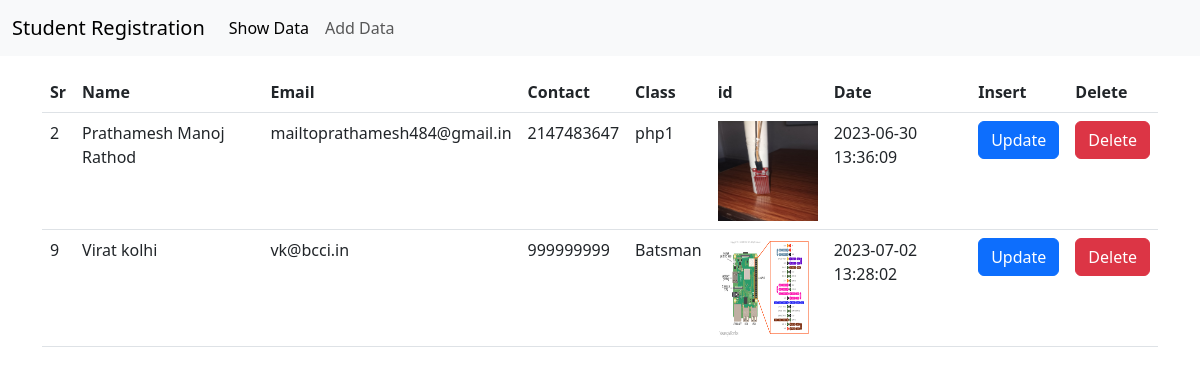
The page / on the database its author committed.
### tables this page shows
CREATE TABLE `student` (
  `Sr` int(100) NOT NULL,
  `Name` varchar(100) NOT NULL,
  `Email` varchar(100) NOT NULL,
  `Contact` int(20) NOT NULL,
  `Class` varchar(100) NOT NULL,
  `id` varchar(1000) NOT NULL,
  `Date` datetime NOT NULL DEFAULT current_timestamp()
);

### index.php (the view, shortened to what this page needs)
<!DOCTYPE html>
<html>
<head>
    <link href="https://cdn.jsdelivr.net/npm/bootstrap@5.3.0/dist/css/bootstrap.min.css" rel="stylesheet">
    <link href="https://cdn.datatables.net/1.13.4/css/dataTables.bootstrap5.min.css" rel="stylesheet">
</head>
<body>
    <?php
    require 'import/navbar.php';
    ?>
    <div class="container  my-3">
        <table class="table">
            <thead>
                <tr>
                    <th>Sr</th>
                    <th>Name</th>
                    <th>Email</th>
                    <th>Contact</th>
                    <th>Class</th>
                    <th>id</th>
                    <th>Date</th>
                    <th>Insert</th>
                    <th>Delete</th>
                </tr>
            </thead>
            <tbody>
                <?php
                require "import/connection.php";
                $sql = "SELECT * FROM `student`";
                $result = mysqli_query($conn, $sql);
                while ($row = mysqli_fetch_assoc($result)) {
                    echo " <tr>
                    <td>$row[Sr]</td>
                    <td> $row[Name]</td>
                    <td>$row[Email]</td>
                    <td>$row[Contact]</td>
                    <td> $row[Class]</td>
                    <td><img src='$row[id]' width='100px'  height='100px'></td>
                    <td> $row[Date]</td>
                    <td><a href='update.php? Sr=$row[Sr]' class='btn btn-primary'>Update</a></td>
                    <td><a href='delete.php? Sr=$row[Sr]' class='btn btn-danger'>Delete</a></td>
                </tr>";
                }
                ?>
            </tbody>
        </table>
    </div>
    </body>
</html>

### import/navbar.php (shortened to what this page needs)
<nav class="navbar navbar-expand-lg bg-body-tertiary">
  <div class="container-fluid">
    <a class="navbar-brand" href="#">Student Registration</a>
    <div class="collapse navbar-collapse" id="navbarNav">
      <ul class="navbar-nav">
        <li class="nav-item">
          <a class="nav-link active" aria-current="page" href="index.php">Show Data</a>
        </li>
        <li class="nav-item">
          <a class="nav-link" href="insert.php">Add Data</a>
        </li>
      </ul>
    </div>
  </div>
</nav>

### rows shown on the page
student: Sr "2", Name "Prathamesh Manoj Rathod", Email "mailtoprathamesh484@gmail.in", Contact "2147483647", Class "php1", id (picture), Date "2023-06-30 13:36:09"
student: Sr "9", Name "Virat kolhi", Email "vk@bcci.in", Contact "999999999", Class "Batsman", id (picture), Date "2023-07-02 13:28:02"
